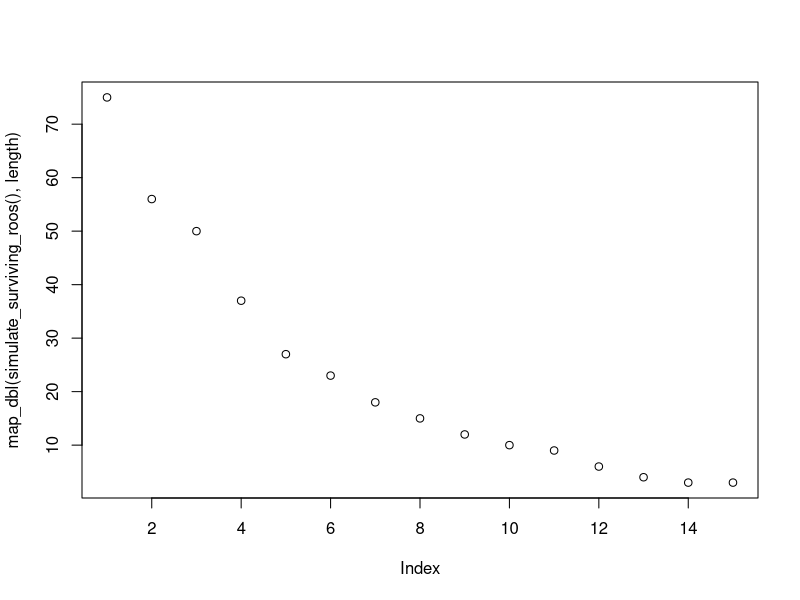
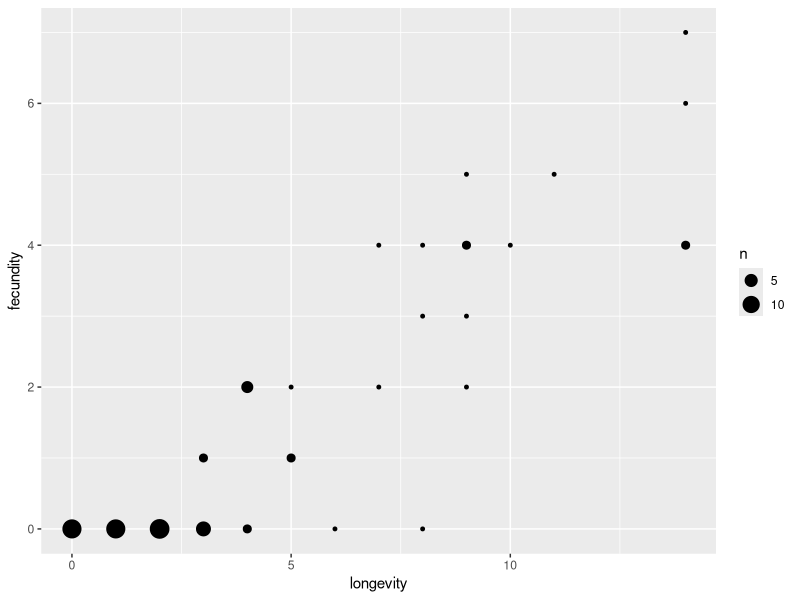
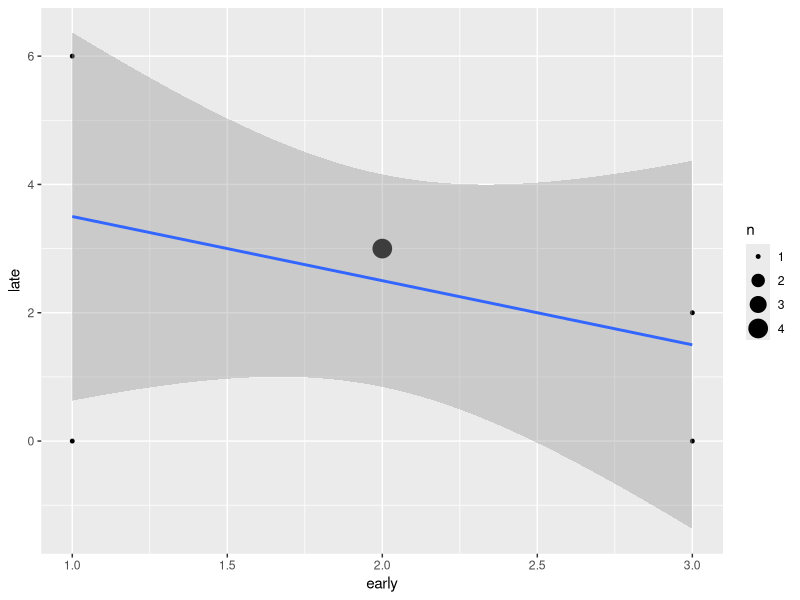
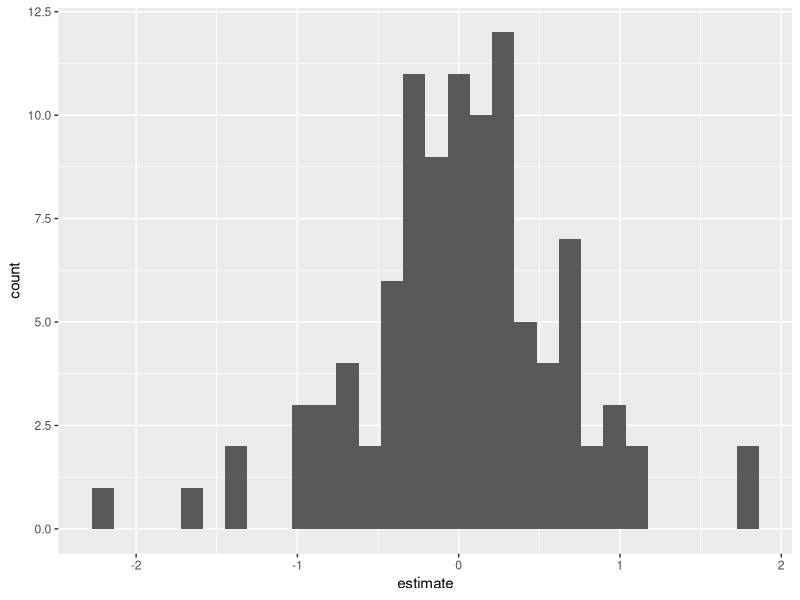

The R source for these figures, in order:
## roos reproduce randomly
## live for 9 years after maturity (so total of 12 years)

## how to simulate death?

simulate_surviving_roos <- function(n_born = 75,
                                    p_mort = .2) {

  n_born <- 75

  ids <- 1:n_born

  p_mort <- .2


  survivors <- vector(length = 15, mode = "list")

  survivors[[1]] <- ids

  for (i in 2:15) {
    survives <- sample(c(FALSE, TRUE),
                       size = length(survivors[[i-1]]),
                       prob = c(p_mort, 1-p_mort),
                       replace = TRUE)

    survivors[[i]] <- survivors[[i-1]][which(survives)]
  }
  return(survivors)
}
library(tidyverse)

simulate_surviving_roos() |>
  map_dbl(length) |>
  plot()

# roos reproduce randomly throughout their life

simulate_repro_df <- function(surv_list, prob_baby = .4){
  roo_babies <- tibble(roo_id = surv_list) |>
    mutate(year_id = seq_along(roo_id)) |>
    unnest(roo_id) |>
    mutate(age = year_id - 1,
           reproduced = rbinom(length(age),
                               size = 1,
                               prob = prob_baby),
           ## 0 for reproduction if you are juvenile
           repro = if_else(age <3, true = 0, false = reproduced))
  return(roo_babies)
}

## how long do you live, how many babies
simulate_surviving_roos() |>
  simulate_repro_df() |>
  group_by(roo_id) |>
  summarize(longevity = max(age),
            fecundity = sum(repro),
            ) |>
  ggplot(aes(x = longevity, y = fecundity)) +
  geom_count()

calc_earlylate_longev <- function(repro_df, min_lifespan_dataset = 8){
  life_fec_df <- repro_df |>
    group_by(roo_id) |>
    summarize(longevity = max(age),
              fecundity = sum(repro), .groups = "drop")


  # add up the number of babies from both early and late life, per roo
  rep_stage_long <- repro_df |>
    mutate(is_early = if_else( age <= 5, "early", "late")) |>
    group_by(roo_id, is_early) |>
    summarize(stage_repro = sum(repro), .groups = "drop")

  rep_stage_long |>
    pivot_wider(values_from = stage_repro, names_from = is_early) |>
    ## join back information about the total lifespan
    left_join(life_fec_df, by = join_by(roo_id)) |>
    filter(longevity  >= min_lifespan_dataset)

}

df_roo <- simulate_surviving_roos() |>
  simulate_repro_df()
calc_earlylate_longev(df_roo) |>
  ggplot(aes(x = early , y = late)) + geom_count()+
  stat_smooth(method = "lm")



## wrap in function
map(1:100, ~ simulate_surviving_roos() |>
      simulate_repro_df() |>
      calc_earlylate_longev()) |>
  map(~ lm(late ~ early, data = .)) |>
  map_df(broom::tidy) |>
  filter(term == "early") |>
  ggplot(aes(x = estimate)) +
  geom_histogram()






